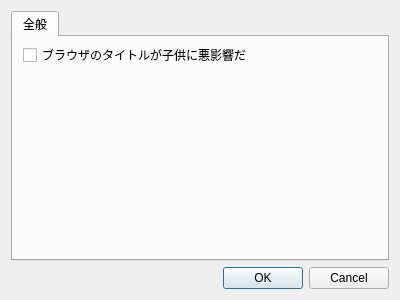
<?xml version="1.0" encoding="UTF-8"?>
<ui version="4.0">
 <class>SettingsDialog</class>
 <widget class="QDialog" name="SettingsDialog">
  <property name="geometry">
   <rect>
    <x>0</x>
    <y>0</y>
    <width>400</width>
    <height>300</height>
   </rect>
  </property>
  <property name="windowTitle">
   <string>Dialog</string>
  </property>
  <layout class="QVBoxLayout" name="verticalLayout">
   <item>
    <widget class="QTabWidget" name="tabWidget">
     <property name="currentIndex">
      <number>0</number>
     </property>
     <widget class="QWidget" name="tab">
      <attribute name="title">
       <string>全般</string>
      </attribute>
      <widget class="QCheckBox" name="checkBox">
       <property name="geometry">
        <rect>
         <x>10</x>
         <y>10</y>
         <width>361</width>
         <height>16</height>
        </rect>
       </property>
       <property name="text">
        <string>ブラウザのタイトルが子供に悪影響だ</string>
       </property>
      </widget>
     </widget>
    </widget>
   </item>
   <item>
    <widget class="QDialogButtonBox" name="buttonBox">
     <property name="orientation">
      <enum>Qt::Horizontal</enum>
     </property>
     <property name="standardButtons">
      <set>QDialogButtonBox::Cancel|QDialogButtonBox::Ok</set>
     </property>
    </widget>
   </item>
  </layout>
 </widget>
 <resources/>
 <connections>
  <connection>
   <sender>buttonBox</sender>
   <signal>accepted()</signal>
   <receiver>SettingsDialog</receiver>
   <slot>accept()</slot>
   <hints>
    <hint type="sourcelabel">
     <x>248</x>
     <y>254</y>
    </hint>
    <hint type="destinationlabel">
     <x>157</x>
     <y>274</y>
    </hint>
   </hints>
  </connection>
  <connection>
   <sender>buttonBox</sender>
   <signal>rejected()</signal>
   <receiver>SettingsDialog</receiver>
   <slot>reject()</slot>
   <hints>
    <hint type="sourcelabel">
     <x>316</x>
     <y>260</y>
    </hint>
    <hint type="destinationlabel">
     <x>286</x>
     <y>274</y>
    </hint>
   </hints>
  </connection>
 </connections>
</ui>
